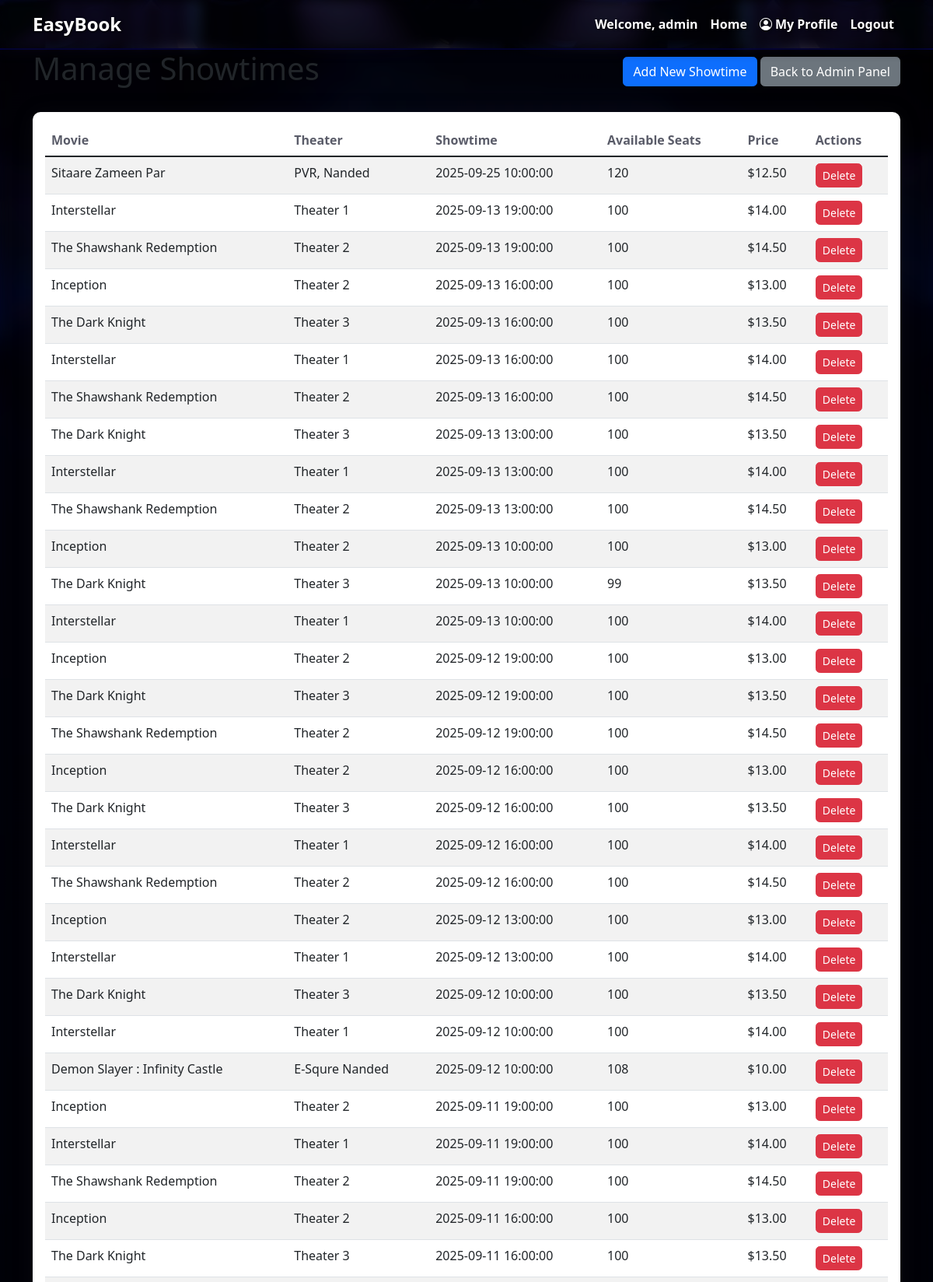
/admin/showtimes (signed in, upper part), run on the app's committed database.
### tables this page shows
CREATE TABLE users (
        id INTEGER PRIMARY KEY AUTOINCREMENT,
        username TEXT UNIQUE NOT NULL,
        email TEXT UNIQUE NOT NULL,
        password_hash TEXT NOT NULL,
        is_admin BOOLEAN DEFAULT 0,
        created_at DATETIME DEFAULT CURRENT_TIMESTAMP
    );

CREATE TABLE showtimes (
        id INTEGER PRIMARY KEY AUTOINCREMENT,
        movie_id INTEGER NOT NULL,
        showtime DATETIME NOT NULL,
        theater_name TEXT NOT NULL,
        available_seats INTEGER NOT NULL,
        price DECIMAL(5,2) NOT NULL,
        FOREIGN KEY (movie_id) REFERENCES movies (id)
    );

CREATE TABLE movies (
        id INTEGER PRIMARY KEY AUTOINCREMENT,
        title TEXT NOT NULL,
        description TEXT,
        duration INTEGER,
        genre TEXT,
        release_date DATE,
        poster_url TEXT,
        is_active BOOLEAN DEFAULT 1
    );

### app.py (the view)
@app.route('/admin/showtimes')
def admin_showtimes():
    if 'user_id' not in session:
        flash('Please log in to access admin panel.', 'error')
        return redirect(url_for('login'))
    conn = get_db_connection()
    user = conn.execute(
        'SELECT is_admin FROM users WHERE id = ?', (session['user_id'],)
    ).fetchone()
    if not user or not user['is_admin']:
        flash('You do not have permission to access this page.', 'error')
        return redirect(url_for('index'))
    showtimes = conn.execute('''
        SELECT s.*, m.title as movie_title
        FROM showtimes s
        JOIN movies m ON s.movie_id = m.id
        ORDER BY s.showtime DESC
    ''').fetchall()
    movies = conn.execute('SELECT id, title FROM movies WHERE is_active = 1').fetchall()
    conn.close()
    return render_template('admin/showtimes.html', showtimes=showtimes, movies=movies)

### app.py (called while the page is built)
def get_db_connection():
    conn = sqlite3.connect('database/movie_ticket.db')
    conn.row_factory = sqlite3.Row
    return conn

### templates/admin/showtimes.html
{% extends "base.html" %}
{% block content %}
<div class="d-flex justify-content-between align-items-center mb-4">
    <h1>Manage Showtimes</h1>
    <div>
        <a href="{{ url_for('admin_add_showtime') }}" class="btn btn-primary">Add New Showtime</a>
<a href="{{ url_for('profile') }}" class="btn btn-secondary">Back to Admin Panel</a>    </div>
</div>
<div class="card">
    <div class="card-body">
        <div class="table-responsive">
            <table class="table table-striped">
                <thead>
                    <tr>
                        <th>Movie</th>
                        <th>Theater</th>
                        <th>Showtime</th>
                        <th>Available Seats</th>
                        <th>Price</th>
                        <th>Actions</th>
                    </tr>
                </thead>
                <tbody>
                    {% for showtime in showtimes %}
                    <tr>
                        <td>{{ showtime.movie_title }}</td>
                        <td>{{ showtime.theater_name }}</td>
                        <td>{{ showtime.showtime }}</td>
                        <td>{{ showtime.available_seats }}</td>
                        <td>${{ "%.2f"|format(showtime.price) }}</td>
                        <td>
                            <a href="{{ url_for('admin_delete_showtime', showtime_id=showtime.id) }}" class="btn btn-sm btn-danger" onclick="return confirm('Are you sure you want to delete this showtime?')">Delete</a>
                        </td>
                    </tr>
                    {% endfor %}
                </tbody>
            </table>
        </div>
    </div>
</div>
{% endblock %}

### templates/base.html (shortened to what this page needs)
<!DOCTYPE html>
<html lang="en">
<head>
    <link href="https://cdn.jsdelivr.net/npm/bootstrap@5.1.3/dist/css/bootstrap.min.css" rel="stylesheet">
    <link rel="stylesheet" href="https://cdn.jsdelivr.net/npm/bootstrap-icons@1.8.1/font/bootstrap-icons.css">
</head>
<body>
    <nav class="navbar navbar-expand-lg navbar-dark bg-dark">
        <div class="container">
            <a class="navbar-brand" href="{{ url_for('index') }}">EasyBook</a>
            <div class="collapse navbar-collapse" id="navbarNav">
                <ul class="navbar-nav">
                    {% if session.username %}
                    <li class="nav-item">
                        <span class="nav-link">Welcome, {{ session.username }}</span>
                    </li>
                    <li class="nav-item">
                        <a class="nav-link" href="{{ url_for('index') }}">Home</a>
                    </li>
                    <li class="nav-item">
                    <a class="nav-link" href="{{ url_for('profile') }}">
                        <i class="bi bi-person-circle me-1"></i>My Profile
                    </a>
                </li>
                    <li class="nav-item">
                        <a class="nav-link" href="{{ url_for('logout') }}">Logout</a>
                    </li>
                    {% endif %}
                </ul>
            </div>
        </div>
    </nav>
    <div class="container">
        {% block content %}{% endblock %}
    </div>
</body>
</html>

### data on the page
users: username "admin"
showtimes: movie_title "Sitaare Zameen Par", theater_name "PVR, Nanded", showtime "2025-09-25 10:00:00", available_seats "120", price "12.50"
showtimes: movie_title "Interstellar", theater_name "Theater 1", showtime "2025-09-13 19:00:00", available_seats "100", price "14.00"
showtimes: movie_title "The Shawshank Redemption", theater_name "Theater 2", showtime "2025-09-13 19:00:00", available_seats "100", price "14.50"
showtimes: movie_title "Inception", theater_name "Theater 2", showtime "2025-09-13 16:00:00", available_seats "100", price "13.00"
showtimes: movie_title "The Dark Knight", theater_name "Theater 3", showtime "2025-09-13 16:00:00", available_seats "100", price "13.50"
showtimes: movie_title "Interstellar", theater_name "Theater 1", showtime "2025-09-13 16:00:00", available_seats "100", price "14.00"
showtimes: movie_title "The Shawshank Redemption", theater_name "Theater 2", showtime "2025-09-13 16:00:00", available_seats "100", price "14.50"
showtimes: movie_title "The Dark Knight", theater_name "Theater 3", showtime "2025-09-13 13:00:00", available_seats "100", price "13.50"
showtimes: movie_title "Interstellar", theater_name "Theater 1", showtime "2025-09-13 13:00:00", available_seats "100", price "14.00"
showtimes: movie_title "The Shawshank Redemption", theater_name "Theater 2", showtime "2025-09-13 13:00:00", available_seats "100", price "14.50"
showtimes: movie_title "Inception", theater_name "Theater 2", showtime "2025-09-13 10:00:00", available_seats "100", price "13.00"
showtimes: movie_title "The Dark Knight", theater_name "Theater 3", showtime "2025-09-13 10:00:00", available_seats "99", price "13.50"
showtimes: movie_title "Interstellar", theater_name "Theater 1", showtime "2025-09-13 10:00:00", available_seats "100", price "14.00"
showtimes: movie_title "Inception", theater_name "Theater 2", showtime "2025-09-12 19:00:00", available_seats "100", price "13.00"
showtimes: movie_title "The Dark Knight", theater_name "Theater 3", showtime "2025-09-12 19:00:00", available_seats "100", price "13.50"
showtimes: movie_title "The Shawshank Redemption", theater_name "Theater 2", showtime "2025-09-12 19:00:00", available_seats "100", price "14.50"
showtimes: movie_title "Inception", theater_name "Theater 2", showtime "2025-09-12 16:00:00", available_seats "100", price "13.00"
showtimes: movie_title "The Dark Knight", theater_name "Theater 3", showtime "2025-09-12 16:00:00", available_seats "100", price "13.50"
showtimes: movie_title "Interstellar", theater_name "Theater 1", showtime "2025-09-12 16:00:00", available_seats "100", price "14.00"
showtimes: movie_title "The Shawshank Redemption", theater_name "Theater 2", showtime "2025-09-12 16:00:00", available_seats "100", price "14.50"
showtimes: movie_title "Inception", theater_name "Theater 2", showtime "2025-09-12 13:00:00", available_seats "100", price "13.00"
showtimes: movie_title "Interstellar", theater_name "Theater 1", showtime "2025-09-12 13:00:00", available_seats "100", price "14.00"
showtimes: movie_title "The Dark Knight", theater_name "Theater 3", showtime "2025-09-12 10:00:00", available_seats "100", price "13.50"
showtimes: movie_title "Interstellar", theater_name "Theater 1", showtime "2025-09-12 10:00:00", available_seats "100", price "14.00"
showtimes: movie_title "Demon Slayer : Infinity Castle", theater_name "E-Squre Nanded", showtime "2025-09-12 10:00:00", available_seats "108", price "10.00"
showtimes: movie_title "Inception", theater_name "Theater 2", showtime "2025-09-11 19:00:00", available_seats "100", price "13.00"
showtimes: movie_title "Interstellar", theater_name "Theater 1", showtime "2025-09-11 19:00:00", available_seats "100", price "14.00"
showtimes: movie_title "The Shawshank Redemption", theater_name "Theater 2", showtime "2025-09-11 19:00:00", available_seats "100", price "14.50"
showtimes: movie_title "Inception", theater_name "Theater 2", showtime "2025-09-11 16:00:00", available_seats "100", price "13.00"
showtimes: movie_title "The Dark Knight", theater_name "Theater 3", showtime "2025-09-11 16:00:00", available_seats "100", price "13.50"
